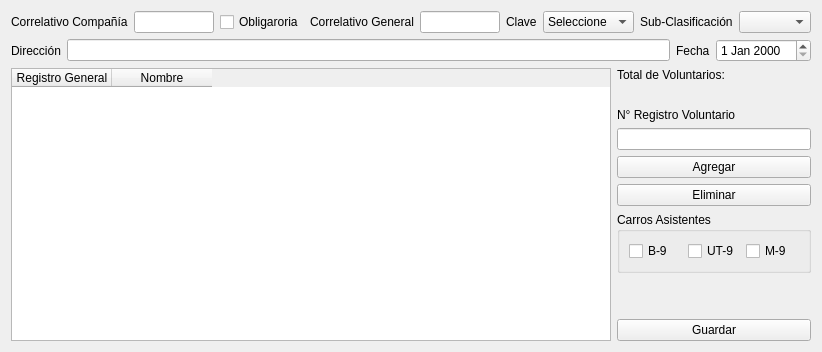
      <widget class="QWidget" name="pageInsert">
       <layout class="QVBoxLayout" name="verticalLayout_10">
        <item>
         <layout class="QHBoxLayout" name="horizontalLayout_6">
          <item>
           <widget class="QLabel" name="label">
            <property name="text">
             <string>Correlativo Compañía</string>
            </property>
           </widget>
          </item>
          <item>
           <widget class="QLineEdit" name="inpCorrCia">
            <property name="minimumSize">
             <size>
              <width>80</width>
              <height>0</height>
             </size>
            </property>
            <property name="maximumSize">
             <size>
              <width>80</width>
              <height>16777215</height>
             </size>
            </property>
           </widget>
          </item>
          <item>
           <widget class="QCheckBox" name="cbEfectiva">
            <property name="text">
             <string>Obligaroria</string>
            </property>
           </widget>
          </item>
          <item>
           <widget class="QLabel" name="label_2">
            <property name="text">
             <string>Correlativo General</string>
            </property>
           </widget>
          </item>
          <item>
           <widget class="QLineEdit" name="inpCorrGral">
            <property name="minimumSize">
             <size>
              <width>80</width>
              <height>0</height>
             </size>
            </property>
            <property name="maximumSize">
             <size>
              <width>80</width>
              <height>16777215</height>
             </size>
            </property>
           </widget>
          </item>
          <item>
           <widget class="QLabel" name="label_41">
            <property name="maximumSize">
             <size>
              <width>36</width>
              <height>16777215</height>
             </size>
            </property>
            <property name="text">
             <string>Clave</string>
            </property>
           </widget>
          </item>
          <item>
           <widget class="QComboBox" name="cb_actC1">
            <property name="maximumSize">
             <size>
              <width>100</width>
              <height>16777215</height>
             </size>
            </property>
            <item>
             <property name="text">
              <string>Seleccione</string>
             </property>
            </item>
            <item>
             <property name="text">
              <string>Compañía</string>
             </property>
            </item>
            <item>
             <property name="text">
              <string>CB</string>
             </property>
            </item>
            <item>
             <property name="text">
              <string>10-0</string>
             </property>
            </item>
            <item>
             <property name="text">
              <string>10-1</string>
             </property>
            </item>
            <item>
             <property name="text">
              <string>10-2</string>
             </property>
            </item>
            <item>
             <property name="text">
              <string>10-3</string>
             </property>
            </item>
            <item>
             <property name="text">
              <string>10-4</string>
             </property>
            </item>
            <item>
             <property name="text">
              <string>10-5</string>
             </property>
            </item>
            <item>
             <property name="text">
              <string>10-6</string>
             </property>
            </item>
            <item>
             <property name="text">
              <string>10-7</string>
             </property>
            </item>
            <item>
             <property name="text">
              <string>10-8</string>
             </property>
            </item>
            <item>
             <property name="text">
              <string>10-9</string>
             </property>
            </item>
            <item>
             <property name="text">
              <string>10-10</string>
             </property>
            </item>
            <item>
             <property name="text">
              <string>10-11</string>
             </property>
            </item>
            <item>
             <property name="text">
              <string>10-12</string>
             </property>
            </item>
            <item>
             <property name="text">
              <string>10-13</string>
             </property>
            </item>
            <item>
             <property name="text">
              <string>10-14</string>
             </property>
            </item>
            <item>
             <property name="text">
              <string>10-15</string>
             </property>
            </item>
            <item>
             <property name="text">
              <string>10-16</string>
             </property>
            </item>
            <item>
             <property name="text">
              <string>10-17</string>
             </property>
            </item>
           </widget>
          </item>
          <item>
           <widget class="QLabel" name="label_5">
            <property name="text">
             <string>Sub-Clasificación</string>
            </property>
           </widget>
          </item>
          <item>
           <widget class="QComboBox" name="cb_actC2"/>
          </item>
         </layout>
        </item>
        <item>
         <layout class="QHBoxLayout" name="horizontalLayout_7">
          <item>
           <widget class="QLabel" name="label_3">
            <property name="text">
             <string>Dirección</string>
            </property>
           </widget>
          </item>
          <item>
           <widget class="QLineEdit" name="inpDireccion"/>
          </item>
          <item>
           <widget class="QLabel" name="label_4">
            <property name="text">
             <string>Fecha</string>
            </property>
           </widget>
          </item>
          <item>
           <widget class="QDateEdit" name="inpFecha"/>
          </item>
         </layout>
        </item>
        <item>
         <layout class="QHBoxLayout" name="horizontalLayout_8">
          <item>
           <widget class="QTableWidget" name="liVols">
            <property name="minimumSize">
             <size>
              <width>600</width>
              <height>0</height>
             </size>
            </property>
            <property name="autoFillBackground">
             <bool>false</bool>
            </property>
            <property name="styleSheet">
             <string notr="true"/>
            </property>
            <property name="editTriggers">
             <set>QAbstractItemView::NoEditTriggers</set>
            </property>
            <property name="selectionMode">
             <enum>QAbstractItemView::SingleSelection</enum>
            </property>
            <property name="selectionBehavior">
             <enum>QAbstractItemView::SelectRows</enum>
            </property>
            <column>
             <property name="text">
              <string>Registro General</string>
             </property>
            </column>
            <column>
             <property name="text">
              <string>Nombre</string>
             </property>
            </column>
           </widget>
          </item>
          <item>
           <layout class="QVBoxLayout" name="newListActions">
            <property name="sizeConstraint">
             <enum>QLayout::SetDefaultConstraint</enum>
            </property>
            <item>
             <widget class="QLabel" name="label_29">
              <property name="text">
               <string>Total de Voluntarios:</string>
              </property>
             </widget>
            </item>
            <item>
             <widget class="QLabel" name="lblTotalLista">
              <property name="text">
               <string/>
              </property>
             </widget>
            </item>
            <item>
             <widget class="QLabel" name="label_6">
              <property name="text">
               <string>N° Registro Voluntario</string>
              </property>
             </widget>
            </item>
            <item>
             <widget class="QLineEdit" name="inpVol"/>
            </item>
            <item>
             <widget class="QPushButton" name="btnAddVol">
              <property name="text">
               <string>Agregar</string>
              </property>
             </widget>
            </item>
            <item>
             <widget class="QPushButton" name="btnDelVol">
              <property name="text">
               <string>Eliminar</string>
              </property>
             </widget>
            </item>
            <item>
             <widget class="QGroupBox" name="groupBox_3">
              <property name="title">
               <string>Carros Asistentes</string>
              </property>
              <layout class="QVBoxLayout" name="verticalLayout_9">
               <item>
                <layout class="QHBoxLayout" name="horizontalLayout_9">
                 <item>
                  <widget class="QCheckBox" name="cbInsertB9">
                   <property name="text">
                    <string>B-9</string>
                   </property>
                  </widget>
                 </item>
                 <item>
                  <widget class="QCheckBox" name="cbInsertUT9">
                   <property name="text">
                    <string>UT-9</string>
                   </property>
                  </widget>
                 </item>
                 <item>
                  <widget class="QCheckBox" name="cbInsertM9">
                   <property name="text">
                    <string>M-9</string>
                   </property>
                  </widget>
                 </item>
                </layout>
               </item>
              </layout>
             </widget>
            </item>
            <item>
             <spacer name="verticalSpacer">
              <property name="orientation">
               <enum>Qt::Vertical</enum>
              </property>
              <property name="sizeHint" stdset="0">
               <size>
                <width>20</width>
                <height>40</height>
               </size>
              </property>
             </spacer>
            </item>
            <item>
             <widget class="QPushButton" name="btnSave">
              <property name="maximumSize">
               <size>
                <width>16777215</width>
                <height>16777215</height>
               </size>
              </property>
              <property name="text">
               <string>Guardar</string>
              </property>
              <property name="icon">
               <iconset resource="Recursos.qrc">
                <normaloff>:/Icons/Icons/save.svg</normaloff>:/Icons/Icons/save.svg</iconset>
              </property>
             </widget>
            </item>
           </layout>
          </item>
         </layout>
        </item>
       </layout>
      </widget>
